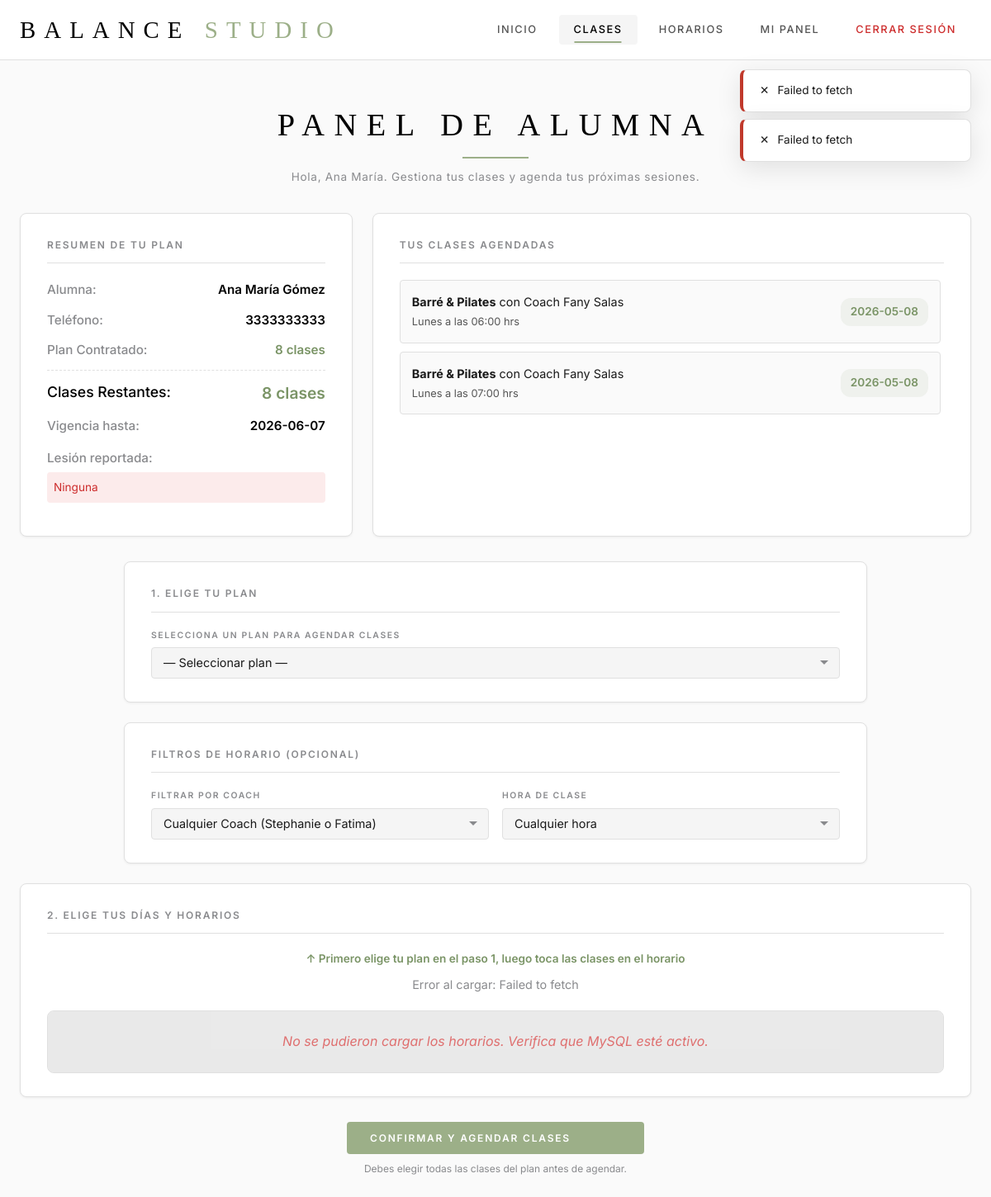
Screenshot of /registro.php (signed in) with the database file from the repository.
### tables this page shows
CREATE TABLE alumnas (
    id INT AUTO_INCREMENT PRIMARY KEY,
    alumna_id VARCHAR(10) UNIQUE,
    nombre VARCHAR(100) NOT NULL,
    apellidos VARCHAR(100) NOT NULL,
    fecha_nacimiento DATE,
    telefono VARCHAR(20) NOT NULL UNIQUE,
    email VARCHAR(150) UNIQUE DEFAULT NULL,
    password VARCHAR(255) DEFAULT NULL,
    paquete_id INT DEFAULT NULL,
    clases_restantes INT DEFAULT 0,
    lesion TEXT,
    fecha_registro DATE NOT NULL,
    fecha_vencimiento DATE DEFAULT NULL,
    monto DECIMAL(10,2) DEFAULT 0.00,
    sexo ENUM('Mujer','Hombre') DEFAULT 'Mujer',
    estatus ENUM('Activa','Inactiva','Pendiente') DEFAULT 'Activa',
    created_at TIMESTAMP DEFAULT CURRENT_TIMESTAMP,
    FOREIGN KEY (paquete_id) REFERENCES paquetes(id) ON DELETE SET NULL
);

CREATE TABLE paquetes (
    id INT AUTO_INCREMENT PRIMARY KEY,
    nombre VARCHAR(100) NOT NULL,
    descripcion TEXT,
    precio DECIMAL(10,2) NOT NULL,
    clases_incluidas INT DEFAULT 0,
    duracion_dias INT DEFAULT 30,
    activo TINYINT(1) DEFAULT 1,
    created_at TIMESTAMP DEFAULT CURRENT_TIMESTAMP
);

CREATE TABLE reservaciones (
    id_reserva INT AUTO_INCREMENT PRIMARY KEY,
    id_clase INT NOT NULL,
    id_alumna INT NOT NULL,
    fecha_clase DATE NOT NULL,
    estatus ENUM('Confirmada','Cancelada') DEFAULT 'Confirmada',
    created_at TIMESTAMP DEFAULT CURRENT_TIMESTAMP,
    FOREIGN KEY (id_clase) REFERENCES horarios(id) ON DELETE CASCADE,
    FOREIGN KEY (id_alumna) REFERENCES alumnas(id) ON DELETE CASCADE
);

CREATE TABLE horarios (
    id INT AUTO_INCREMENT PRIMARY KEY,
    coach_id INT NOT NULL,
    dia_semana ENUM('Lunes','Martes','Miércoles','Jueves','Viernes','Sábado') NOT NULL,
    hora_inicio TIME NOT NULL,
    hora_fin TIME NOT NULL,
    tipo_clase VARCHAR(100) NOT NULL,
    capacidad INT DEFAULT 15,
    activo TINYINT(1) DEFAULT 1,
    created_at TIMESTAMP DEFAULT CURRENT_TIMESTAMP,
    FOREIGN KEY (coach_id) REFERENCES coaches(id) ON DELETE CASCADE
);

### registro.php (the view, shortened to what this page needs)
<?php
$pdo = getConnection();
$alumnaId = $_SESSION['alumna_id'];
$stmt = $pdo->prepare("
    SELECT a.*, p.nombre AS paquete_nombre
    FROM alumnas a
    LEFT JOIN paquetes p ON a.paquete_id = p.id
    WHERE a.id = ?
");
$stmt->execute([$alumnaId]);
$alumna = $stmt->fetch();
$stmt = $pdo->prepare("
    SELECT r.id_reserva, r.fecha_clase, h.dia_semana, h.hora_inicio, h.tipo_clase,
           CONCAT(c.nombre, ' ', c.apellidos) AS coach_nombre
    FROM reservaciones r
    JOIN horarios h ON r.id_clase = h.id
    JOIN coaches c ON h.coach_id = c.id
    WHERE r.id_alumna = ? AND r.estatus = 'Confirmada'
    ORDER BY r.fecha_clase ASC, h.hora_inicio ASC
");
$stmt->execute([$alumnaId]);
$reservaciones = $stmt->fetchAll();
?>
<!DOCTYPE html>
<html lang="es">
<head>
    <link rel="stylesheet" href="assets/css/styles.css">
</head>
<body>
    <header class="main-header">
        <div class="header-inner">
            <a href="index.php" class="logo">Balance <span>Studio</span></a>
            <nav class="main-nav">
                <a href="index.php" class="nav-link">Inicio</a>
                <a href="registro.php" class="nav-link active">Clases</a>
                <a href="horarios.php" class="nav-link">Horarios</a>
                <?php if (isset($_SESSION['alumna_id'])): ?>
                    <a href="registro.php" class="nav-link">Mi Panel</a>
                    <a href="logout.php" class="nav-link" style="color: #cd2c2c;">Cerrar Sesión</a>
                <?php elseif (isset($_SESSION['coach_id'])): ?>
                    <a href="admin_alumnas.php" class="nav-link">Panel Admin</a>
                    <a href="logout.php" class="nav-link" style="color: #cd2c2c;">Cerrar Sesión</a>
                <?php else: ?>
                    <a href="login.php" class="nav-link">Iniciar Sesión</a>
                <?php endif; ?>
            </nav>
        </div>
    </header>
    <main class="app-container">
        <section class="page-title-section">
            <h1 class="page-title">Panel de Alumna</h1>
            <div class="page-title-divider"></div>
            <p class="page-subtitle">Hola, <?= htmlspecialchars($alumna['nombre']) ?>. Gestiona tus clases y agenda tus próximas sesiones.</p>
        </section>
        <div class="dashboard-grid-alumna">
            <div class="card" style="margin-bottom:0;">
                <div class="card-title">Resumen de tu Plan</div>
                <div class="info-row">
                    <span class="info-label">Alumna:</span>
                    <span class="info-value"><?= htmlspecialchars($alumna['nombre'] . ' ' . $alumna['apellidos']) ?></span>
                </div>
                <div class="info-row">
                    <span class="info-label">Teléfono:</span>
                    <span class="info-value"><?= htmlspecialchars($alumna['telefono']) ?></span>
                </div>
                <div class="info-row">
                    <span class="info-label">Plan Contratado:</span>
                    <span class="info-value" style="color:var(--green-dark)"><?= htmlspecialchars($alumna['paquete_nombre'] ?? 'Ninguno (Sin plan activo)') ?></span>
                </div>
                <div class="info-row" style="border-top:1px dashed var(--border-color); padding-top:12px; margin-top:12px;">
                    <span class="info-label" style="font-size:1.1rem; color:var(--black)">Clases Restantes:</span>
                    <span class="info-value" style="font-size:1.2rem; color:var(--green-dark)"><?= (int)$alumna['clases_restantes'] ?> clases</span>
                </div>
                <?php if ($alumna['fecha_vencimiento']): ?>
                    <div class="info-row">
                        <span class="info-label">Vigencia hasta:</span>
                        <span class="info-value"><?= htmlspecialchars($alumna['fecha_vencimiento']) ?></span>
                    </div>
                <?php endif; ?>
                <?php if (!empty($alumna['lesion'])): ?>
                    <div class="info-row" style="margin-top:15px; flex-direction:column; gap:4px;">
                        <span class="info-label">Lesión reportada:</span>
                        <span class="info-value" style="color:#cd2c2c; font-weight:normal; font-size:0.85rem; background:#fcebeb; padding:8px; border-radius:4px;">
                            <?= htmlspecialchars($alumna['lesion']) ?>
                        </span>
                    </div>
                <?php endif; ?>
            </div>
            <div class="card" style="margin-bottom:0;">
                <div class="card-title">Tus Clases Agendadas</div>
                <?php if (empty($reservaciones)): ?>
                    <div class="empty-state" style="padding: 20px 0;">
                        <div class="empty-state-icon">🗓️</div>
                        <div class="empty-state-text">No tienes clases agendadas actualmente. Agrega un plan abajo para empezar.</div>
                    </div>
                <?php else: ?>
                    <div style="max-height: 250px; overflow-y: auto; padding-right: 4px;">
                        <?php foreach ($reservaciones as $r): ?>
                            <div class="reserva-item">
                                <div class="reserva-details">
                                    <strong><?= htmlspecialchars($r['tipo_clase']) ?></strong> con <?= htmlspecialchars($r['coach_nombre']) ?><br>
                                    <span style="color:var(--text-secondary); font-size:0.8rem;"><?= htmlspecialchars($r['dia_semana']) ?> a las <?= substr($r['hora_inicio'], 0, 5) ?> hrs</span>
                                </div>
                                <div style="font-weight:600; color:var(--green-dark); font-size:0.85rem; background:rgba(156,175,136,0.12); padding:6px 12px; border-radius:12px;">
                                    <?= htmlspecialchars($r['fecha_clase']) ?>
                                </div>
                            </div>
                        <?php endforeach; ?>
                    </div>
                <?php endif; ?>
            </div>
        </div>
        <form id="formAlumna">
            <div class="card" style="max-width: 900px; margin: 0 auto 24px;">
                <div class="card-title">1. Elige tu plan</div>
                <div class="form-group">
                    <label class="form-label" for="paquete_id">Selecciona un Plan para Agendar Clases</label>
                    <select class="form-select" id="paquete_id" name="paquete_id" required>
                        <option value="">— Seleccionar plan —</option>
                    </select>
                </div>
            </div>
            <div class="card" id="panel-filtros" style="max-width: 900px; margin: 0 auto 24px;">
                <div class="card-title">Filtros de Horario (Opcional)</div>
                <div class="form-row">
                    <div class="form-group">
                        <label class="form-label" for="filtro_coach">Filtrar por Coach</label>
                        <select class="form-select" id="filtro_coach" name="filtro_coach">
                            <option value="todos">Cualquier Coach (Stephanie o Fatima)</option>
                        </select>
                    </div>
                    <div class="form-group">
                        <label class="form-label" for="filtro_hora">Hora de Clase</label>
                        <select class="form-select" id="filtro_hora" name="filtro_hora">
                            <option value="todos">Cualquier hora</option>
                        </select>
                    </div>
                </div>
            </div>
            <div class="card sin-plan" id="panel-elegir-dias" style="margin-bottom: 24px;">
                <div class="card-title">2. Elige tus días y horarios</div>
                <p class="text-center" style="font-size:0.85rem;color:var(--green-dark);font-weight:600;margin-bottom:8px;">
                    ↑ Primero elige tu plan en el paso 1, luego toca las clases en el horario
                </p>
                <p class="text-center text-muted" id="booking-hint" style="font-size: 0.9rem;">
                </p>
                <div class="schedule-wrapper" style="margin-top: 20px;">
                    <div id="clases-disponibles" class="schedule-grid">
                    </div>
                </div>
            </div>
            <div class="text-center" style="margin-top: 30px; margin-bottom: 50px;">
                <button type="submit" class="btn btn-green btn-lg" id="btn-submit-alumna" disabled style="max-width: 360px; width: 100%;">
                    Confirmar y Agendar Clases
                </button>
                <p class="text-muted mt-1" style="font-size: 0.75rem;">Debes elegir todas las clases del plan antes de agendar.</p>
            </div>
        </form>
    </main>
</body>
</html>

### registro.php (style rules this page uses)
.dashboard-grid-alumna { display: grid; grid-template-columns: 1fr 1.8fr; gap: 24px; margin-bottom: 30px; }
.info-row { display: flex; justify-content: space-between; margin-bottom: 12px; font-size: 0.95rem; }
.info-label { color: var(--text-muted); font-weight: 500; }
.info-value { font-weight: 600; color: var(--black); }
#panel-elegir-dias { display: block; }
#panel-elegir-dias.sin-plan .schedule-grid { opacity: 0.55; pointer-events: none; }
.reserva-item { padding: 14px; background: var(--bg-primary); border: 1px solid var(--border-color); border-radius: var(--radius-sm); margin-bottom: 10px; display: flex; justify-content: space-between; align-items: center; }
.reserva-details { font-size: 0.9rem; }

### rows the page displays
alumnas: nombre "Ana María", nombre+apellidos "Ana María Gómez", telefono "3333333333", paquete.nombre "8 clases", clases_restantes "8", fecha_vencimiento "2026-06-07", lesion "Ninguna"
reservaciones: id_clase.tipo_clase "Barré & Pilates", coach_nombre "Coach Fany Salas", id_clase.dia_semana "Lunes", id_clase.hora_inicio "06:00", fecha_clase "2026-05-08"
reservaciones: id_clase.tipo_clase "Barré & Pilates", coach_nombre "Coach Fany Salas", id_clase.dia_semana "Lunes", id_clase.hora_inicio "07:00", fecha_clase "2026-05-08"
